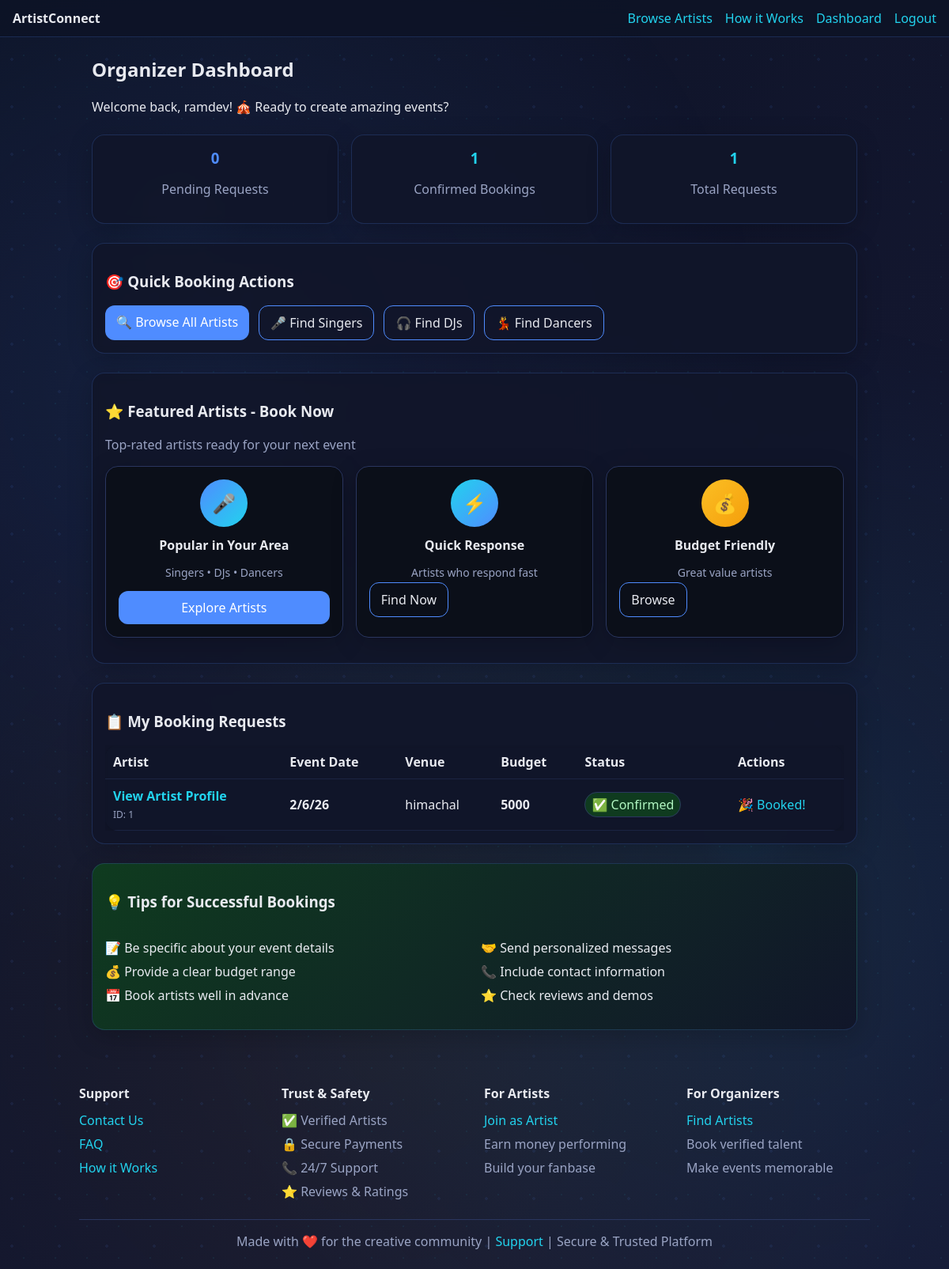
The page /dashboard (signed in) on the database its author committed.
### app/models.py (models this page shows, shortened)
class User(db.Model):
    id = db.Column(db.Integer, primary_key=True)
    name = db.Column(db.String(120), nullable=False)
    email = db.Column(db.String(120), unique=True, nullable=False)
    password_hash = db.Column(db.String(255), nullable=False)
    role = db.Column(db.String(20), nullable=False)  # 'artist' or 'organizer'
    created_at = db.Column(db.DateTime, default=datetime.utcnow)
    artist_profile = db.relationship('ArtistProfile', backref='user', uselist=False)
    organizer_profile = db.relationship('OrganizerProfile', backref='user', uselist=False)

class BookingRequest(db.Model):
    id = db.Column(db.Integer, primary_key=True)
    artist_id = db.Column(db.Integer, db.ForeignKey('user.id'), nullable=False)  # artist user_id
    organizer_id = db.Column(db.Integer, db.ForeignKey('user.id'), nullable=False)  # organizer user_id
    event_date = db.Column(db.String(40), nullable=False)
    venue = db.Column(db.String(200), nullable=False)
    budget = db.Column(db.String(80), nullable=True)
    message = db.Column(db.Text, nullable=True)
    status = db.Column(db.String(20), default="pending")  # pending/accepted/rejected
    created_at = db.Column(db.DateTime, default=datetime.utcnow)

### app/routes.py (the view)
def dashboard():
    user = current_user()
    if not user:
        return redirect(url_for("login"))
    if user.role == "artist":
        reqs = BookingRequest.query.filter_by(artist_id=user.id).order_by(BookingRequest.id.desc()).all()
        return render_template("dashboard_artist.html", user=user, requests=reqs)
    else:
        reqs = BookingRequest.query.filter_by(organizer_id=user.id).order_by(BookingRequest.id.desc()).all()
        return render_template("dashboard_organizer.html", user=user, requests=reqs)

### app/routes.py (called while the page is built)
def current_user():
    uid = session.get("user_id")
    if not uid:
        return None
    return db.session.get(User, uid)

### app/templates/dashboard_organizer.html (shortened to what this page needs)
{% extends "base.html" %}
{% block content %}
<div style="max-width: 1200px; margin: 0 auto;">
  <h2>Organizer Dashboard</h2>
  <p>Welcome back, {{ user.name }}! 🎪 Ready to create amazing events?</p>
  <div class="grid" style="grid-template-columns: repeat(auto-fit, minmax(200px, 1fr)); gap: 16px; margin: 24px 0;">
    <div class="card" style="text-align: center;">
      <h3 style="color: var(--primary); margin: 0;">{{ requests|selectattr("status", "equalto", "pending")|list|length }}</h3>
      <p class="muted">Pending Requests</p>
    </div>
    <div class="card" style="text-align: center;">
      <h3 style="color: var(--accent); margin: 0;">{{ requests|selectattr("status", "equalto", "accepted")|list|length }}</h3>
      <p class="muted">Confirmed Bookings</p>
    </div>
    <div class="card" style="text-align: center;">
      <h3 style="color: #22d3ee; margin: 0;">{{ requests|length }}</h3>
      <p class="muted">Total Requests</p>
    </div>
  </div>
  <div class="card" style="margin: 24px 0;">
    <h3>🎯 Quick Booking Actions</h3>
    <div class="actions">
      <a class="btn" href="{{ url_for('artists_list') }}">🔍 Browse All Artists</a>
      <a class="btn-outline" href="{{ url_for('artists_list') }}?category=singer">🎤 Find Singers</a>
      <a class="btn-outline" href="{{ url_for('artists_list') }}?category=dj">🎧 Find DJs</a>
      <a class="btn-outline" href="{{ url_for('artists_list') }}?category=dancer">💃 Find Dancers</a>
    </div>
  </div>
  <div class="card" style="margin: 24px 0;">
    <h3>⭐ Featured Artists - Book Now</h3>
    <p class="muted">Top-rated artists ready for your next event</p>
    <div class="grid" style="grid-template-columns: repeat(auto-fill, minmax(280px, 1fr)); gap: 16px; margin: 16px 0;">
      <div class="card" style="background: var(--bg); border: 1px solid #2a365f;">
        <div style="text-align: center; margin-bottom: 12px;">
          <div style="width: 60px; height: 60px; background: linear-gradient(135deg, #4f8cff, #22d3ee); border-radius: 50%; margin: 0 auto; display: flex; align-items: center; justify-content: center; font-size: 24px;">🎤</div>
        </div>
        <h4 style="text-align: center; margin: 8px 0;">Popular in Your Area</h4>
        <p class="muted" style="text-align: center; font-size: 14px;">Singers • DJs • Dancers</p>
        <a href="{{ url_for('artists_list') }}" class="btn" style="width: 100%; text-align: center;">Explore Artists</a>
      </div>
      <div class="card" style="background: var(--bg); border: 1px solid #2a365f;">
        <div style="text-align: center; margin-bottom: 12px;">
          <div style="width: 60px; height: 60px; background: linear-gradient(135deg, #22d3ee, #4f8cff); border-radius: 50%; margin: 0 auto; display: flex; align-items: center; justify-content: center; font-size: 24px;">⚡</div>
        </div>
        <h4 style="text-align: center; margin: 8px 0;">Quick Response</h4>
        <p class="muted" style="text-align: center; font-size: 14px;">Artists who respond fast</p>
        <a href="{{ url_for('artists_list') }}" class="btn-outline" style="width: 100%; text-align: center;">Find Now</a>
      </div>
      <div class="card" style="background: var(--bg); border: 1px solid #2a365f;">
        <div style="text-align: center; margin-bottom: 12px;">
          <div style="width: 60px; height: 60px; background: linear-gradient(135deg, #fbbf24, #f59e0b); border-radius: 50%; margin: 0 auto; display: flex; align-items: center; justify-content: center; font-size: 24px;">💰</div>
        </div>
        <h4 style="text-align: center; margin: 8px 0;">Budget Friendly</h4>
        <p class="muted" style="text-align: center; font-size: 14px;">Great value artists</p>
        <a href="{{ url_for('artists_list') }}" class="btn-outline" style="width: 100%; text-align: center;">Browse</a>
      </div>
    </div>
  </div>
  <div class="card">
    <h3>📋 My Booking Requests</h3>
    {% set pending_requests = requests|selectattr("status", "equalto", "pending")|list %}
    <div style="overflow-x: auto;">
      <table class="table">
        <thead>
          <tr>
            <th>Artist</th>
            <th>Event Date</th>
            <th>Venue</th>
            <th>Budget</th>
            <th>Status</th>
            <th>Actions</th>
          </tr>
        </thead>
        <tbody>
          {% for r in requests %}
            <tr style="{% if r.status == 'pending' %}background: rgba(79, 140, 255, 0.1);{% endif %}">
              <td>
                <a class="link" href="{{ url_for('artist_profile_view', user_id=r.artist_id) }}">
                  <strong>View Artist Profile</strong>
                </a><br>
                <span class="muted" style="font-size: 12px;">ID: {{ r.artist_id }}</span>
              </td>
              <td><strong>{{ r.event_date }}</strong></td>
              <td>{{ r.venue }}</td>
              <td>{% if r.budget %}<strong>{{ r.budget }}</strong>{% else %}<span class="muted">Not specified</span>{% endif %}</td>
              <td>
                <span class="badge {{ r.status }}">
                  {% if r.status == 'pending' %}⏳ Pending
                  {% elif r.status == 'accepted' %}✅ Confirmed
                  {% elif r.status == 'rejected' %}❌ Declined
                  {% endif %}
                </span>
              </td>
              <td>
                {% if r.status == 'accepted' %}
                  <span style="color: #22d3ee;">🎉 Booked!</span>
                {% elif r.status == 'pending' %}
                  <span class="muted">Waiting for response...</span>
                {% else %}
                  <a href="{{ url_for('artists_list') }}" class="btn-small">Find Another</a>
                {% endif %}
              </td>
            </tr>
          {% endfor %}
        </tbody>
      </table>
    </div>
  </div>
  {% if requests|length < 2 %}
  <div class="card" style="margin-top: 24px; background: linear-gradient(135deg, #0f3b1f, #11162a);">
    <h3>💡 Tips for Successful Bookings</h3>
    <div class="grid" style="grid-template-columns: 1fr 1fr; gap: 16px;">
      <div>
        <ul style="list-style: none; padding: 0;">
          <li style="margin: 8px 0;">📝 Be specific about your event details</li>
          <li style="margin: 8px 0;">💰 Provide a clear budget range</li>
          <li style="margin: 8px 0;">📅 Book artists well in advance</li>
        </ul>
      </div>
      <div>
        <ul style="list-style: none; padding: 0;">
          <li style="margin: 8px 0;">🤝 Send personalized messages</li>
          <li style="margin: 8px 0;">📞 Include contact information</li>
          <li style="margin: 8px 0;">⭐ Check reviews and demos</li>
        </ul>
      </div>
    </div>
  </div>
  {% endif %}
</div>
{% endblock %}

### app/static/css/styles.css (style rules this page uses)
:root { --bg:#0b0f19; --card:#11162a; --text:#e8eaf0; --muted:#9aa4c4; --primary:#4f8cff; --accent:#22d3ee; }
* { box-sizing:border-box }
body { margin:0; background: linear-gradient(-45deg, #0b0f19, #0f1630, #1a1b3a, #0d1326); background-size: 400% 400%; animation: gradientShift 15s ease infinite; color:var(--text); font-family:ui-sans-serif,system-ui,Segoe UI,Roboto,Helvetica,Arial; position: relative; overflow-x: hidden; }
body::before { content: ''; position: fixed; top: 0; left: 0; width: 100%; height: 100%; background: radial-gradient(circle at 20% 30%, rgba(79, 140, 255, 0.1) 0%, transparent 50%), radial-gradient(circle at 80% 70%, rgba(34, 211, 238, 0.08) 0%, transparent 50%), radial-gradient(circle at 40% 80%, rgba(251, 191, 36, 0.05) 0%, transparent 50%); z-index: -2; animation: float 20s ease-in-out infinite; }
body::after { content: ''; position: fixed; top: 0; left: 0; width: 100%; height: 100%; background-image: radial-gradient(circle at 25% 25%, #4f8cff15 2px, transparent 2px), radial-gradient(circle at 75% 75%, #22d3ee10 1px, transparent 1px); background-size: 60px 60px, 40px 40px; z-index: -1; animation: drift 30s linear infinite; }
a { color:var(--accent);text-decoration:none }
.btn { background:var(--primary);color:white;padding:10px 14px;border-radius:12px;display:inline-block }
.btn-outline { border:1px solid var(--primary);color:var(--text);padding:10px 14px;border-radius:12px }
.actions { display:flex;gap:12px;margin-top:12px }
.grid { display:grid;grid-template-columns:repeat(auto-fill,minmax(240px,1fr));gap:16px }
.card { background: rgba(17, 22, 42, 0.9); border:1px solid rgba(79, 140, 255, 0.2); border-radius:16px; padding:16px; backdrop-filter: blur(5px); box-shadow: 0 8px 32px rgba(0, 0, 0, 0.2); transition: transform 0.3s ease, box-shadow 0.3s ease; }
.muted { color:var(--muted) }
.table { width:100%;border-collapse:collapse; background:rgba(17, 22, 42, 0.9); border-radius:16px;overflow:hidden; backdrop-filter: blur(5px); box-shadow: 0 8px 32px rgba(0, 0, 0, 0.2); }
.table th,.table td { border-bottom:1px solid #1b2442;padding:10px;text-align:left }
.badge { padding:4px 8px;border-radius:999px;border:1px solid #2a365f }
.badge.accepted { background:#0f3b1f;color:#b1f7c2 }
.link { color:var(--accent) }

### rows shown on the page
User: name "ramdev"
BookingRequest: artist_id "1", event_date "2/6/26", venue "himachal", budget "5000", status "✅ Confirmed"

### other values the page prints
{{ requests|selectattr("status", "equalto", "pending")|list|length }} "0"
{{ requests|selectattr("status", "equalto", "accepted")|list|length }} "1"
{{ requests|length }} "1"
